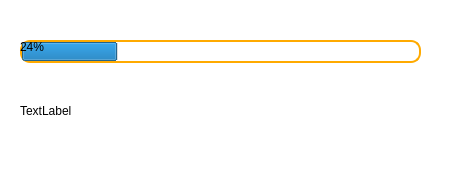
<?xml version="1.0" encoding="UTF-8"?>
<ui version="4.0">
 <class>ProgressDialog</class>
 <widget class="QDialog" name="ProgressDialog">
  <property name="geometry">
   <rect>
    <x>0</x>
    <y>0</y>
    <width>461</width>
    <height>174</height>
   </rect>
  </property>
  <property name="windowTitle">
   <string>Dialog</string>
  </property>
  <property name="styleSheet">
   <string notr="true">background:white</string>
  </property>
  <widget class="QProgressBar" name="progressBar">
   <property name="geometry">
    <rect>
     <x>20</x>
     <y>40</y>
     <width>401</width>
     <height>23</height>
    </rect>
   </property>
   <property name="styleSheet">
    <string notr="true">QProgressBar
{
	border-radius:10px;
	border:2px solid rgb(255, 170, 0) ;
}</string>
   </property>
   <property name="value">
    <number>24</number>
   </property>
  </widget>
  <widget class="QLabel" name="label">
   <property name="geometry">
    <rect>
     <x>20</x>
     <y>90</y>
     <width>391</width>
     <height>41</height>
    </rect>
   </property>
   <property name="text">
    <string>TextLabel</string>
   </property>
  </widget>
 </widget>
 <resources/>
 <connections/>
</ui>
